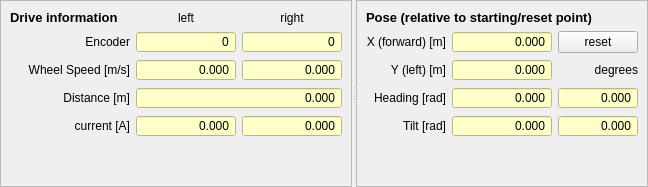
           <widget class="QSplitter" name="splitter_8">
            <property name="orientation">
             <enum>Qt::Horizontal</enum>
            </property>
            <widget class="QFrame" name="frame_9">
             <property name="frameShape">
              <enum>QFrame::StyledPanel</enum>
             </property>
             <property name="frameShadow">
              <enum>QFrame::Sunken</enum>
             </property>
             <layout class="QGridLayout" name="gridLayout_14">
              <item row="0" column="0">
               <widget class="QLabel" name="label_33">
                <property name="font">
                 <font>
                  <pointsize>10</pointsize>
                  <weight>75</weight>
                  <bold>true</bold>
                 </font>
                </property>
                <property name="text">
                 <string>Drive information</string>
                </property>
               </widget>
              </item>
              <item row="0" column="1">
               <widget class="QLabel" name="label_35">
                <property name="text">
                 <string>left</string>
                </property>
                <property name="alignment">
                 <set>Qt::AlignCenter</set>
                </property>
                <property name="buddy">
                 <cstring>robot_wheel_radius_left</cstring>
                </property>
               </widget>
              </item>
              <item row="0" column="2">
               <widget class="QLabel" name="label_34">
                <property name="text">
                 <string>right</string>
                </property>
                <property name="alignment">
                 <set>Qt::AlignCenter</set>
                </property>
                <property name="buddy">
                 <cstring>robot_wheel_radius_right</cstring>
                </property>
               </widget>
              </item>
              <item row="1" column="0">
               <widget class="QLabel" name="label_22">
                <property name="text">
                 <string>Encoder</string>
                </property>
                <property name="alignment">
                 <set>Qt::AlignRight|Qt::AlignTrailing|Qt::AlignVCenter</set>
                </property>
               </widget>
              </item>
              <item row="1" column="1">
               <widget class="QSpinBox" name="robot_enc_left">
                <property name="minimumSize">
                 <size>
                  <width>100</width>
                  <height>0</height>
                 </size>
                </property>
                <property name="styleSheet">
                 <string notr="true">background-color: rgb(255, 255, 200);</string>
                </property>
                <property name="alignment">
                 <set>Qt::AlignRight|Qt::AlignTrailing|Qt::AlignVCenter</set>
                </property>
                <property name="readOnly">
                 <bool>true</bool>
                </property>
                <property name="buttonSymbols">
                 <enum>QAbstractSpinBox::NoButtons</enum>
                </property>
                <property name="minimum">
                 <number>-2147483647</number>
                </property>
                <property name="maximum">
                 <number>2147483647</number>
                </property>
               </widget>
              </item>
              <item row="1" column="2">
               <widget class="QSpinBox" name="robot_enc_right">
                <property name="minimumSize">
                 <size>
                  <width>100</width>
                  <height>0</height>
                 </size>
                </property>
                <property name="styleSheet">
                 <string notr="true">background-color: rgb(255, 255, 200);</string>
                </property>
                <property name="alignment">
                 <set>Qt::AlignRight|Qt::AlignTrailing|Qt::AlignVCenter</set>
                </property>
                <property name="readOnly">
                 <bool>true</bool>
                </property>
                <property name="buttonSymbols">
                 <enum>QAbstractSpinBox::NoButtons</enum>
                </property>
                <property name="minimum">
                 <number>-2147483647</number>
                </property>
                <property name="maximum">
                 <number>2147483647</number>
                </property>
               </widget>
              </item>
              <item row="2" column="0">
               <widget class="QLabel" name="label_25">
                <property name="minimumSize">
                 <size>
                  <width>120</width>
                  <height>0</height>
                 </size>
                </property>
                <property name="text">
                 <string>Wheel Speed [m/s]</string>
                </property>
                <property name="alignment">
                 <set>Qt::AlignRight|Qt::AlignTrailing|Qt::AlignVCenter</set>
                </property>
                <property name="buddy">
                 <cstring>robot_wheel_vel_left</cstring>
                </property>
               </widget>
              </item>
              <item row="2" column="1">
               <widget class="QDoubleSpinBox" name="robot_wheel_vel_left">
                <property name="minimumSize">
                 <size>
                  <width>100</width>
                  <height>0</height>
                 </size>
                </property>
                <property name="styleSheet">
                 <string notr="true">background-color: rgb(255, 255, 200);</string>
                </property>
                <property name="locale">
                 <locale language="C" country="AnyCountry"/>
                </property>
                <property name="alignment">
                 <set>Qt::AlignRight|Qt::AlignTrailing|Qt::AlignVCenter</set>
                </property>
                <property name="readOnly">
                 <bool>true</bool>
                </property>
                <property name="buttonSymbols">
                 <enum>QAbstractSpinBox::NoButtons</enum>
                </property>
                <property name="decimals">
                 <number>3</number>
                </property>
                <property name="minimum">
                 <double>-100000.000000000000000</double>
                </property>
                <property name="maximum">
                 <double>100000.000000000000000</double>
                </property>
               </widget>
              </item>
              <item row="2" column="2">
               <widget class="QDoubleSpinBox" name="robot_wheel_vel_right">
                <property name="minimumSize">
                 <size>
                  <width>100</width>
                  <height>0</height>
                 </size>
                </property>
                <property name="styleSheet">
                 <string notr="true">background-color: rgb(255, 255, 200);</string>
                </property>
                <property name="locale">
                 <locale language="C" country="AnyCountry"/>
                </property>
                <property name="alignment">
                 <set>Qt::AlignRight|Qt::AlignTrailing|Qt::AlignVCenter</set>
                </property>
                <property name="readOnly">
                 <bool>true</bool>
                </property>
                <property name="buttonSymbols">
                 <enum>QAbstractSpinBox::NoButtons</enum>
                </property>
                <property name="decimals">
                 <number>3</number>
                </property>
                <property name="minimum">
                 <double>-100000.000000000000000</double>
                </property>
                <property name="maximum">
                 <double>100000.000000000000000</double>
                </property>
               </widget>
              </item>
              <item row="3" column="0">
               <widget class="QLabel" name="label_31">
                <property name="minimumSize">
                 <size>
                  <width>0</width>
                  <height>0</height>
                 </size>
                </property>
                <property name="text">
                 <string>Distance [m]</string>
                </property>
                <property name="alignment">
                 <set>Qt::AlignRight|Qt::AlignTrailing|Qt::AlignVCenter</set>
                </property>
               </widget>
              </item>
              <item row="3" column="1" colspan="2">
               <widget class="QDoubleSpinBox" name="robot_distance">
                <property name="styleSheet">
                 <string notr="true">background-color: rgb(255, 255, 200);</string>
                </property>
                <property name="locale">
                 <locale language="C" country="AnyCountry"/>
                </property>
                <property name="alignment">
                 <set>Qt::AlignRight|Qt::AlignTrailing|Qt::AlignVCenter</set>
                </property>
                <property name="readOnly">
                 <bool>true</bool>
                </property>
                <property name="buttonSymbols">
                 <enum>QAbstractSpinBox::NoButtons</enum>
                </property>
                <property name="decimals">
                 <number>3</number>
                </property>
                <property name="minimum">
                 <double>-999999.000000000000000</double>
                </property>
                <property name="maximum">
                 <double>999999.989999999990687</double>
                </property>
               </widget>
              </item>
              <item row="4" column="0">
               <widget class="QLabel" name="label_41">
                <property name="minimumSize">
                 <size>
                  <width>0</width>
                  <height>0</height>
                 </size>
                </property>
                <property name="text">
                 <string>current [A]</string>
                </property>
                <property name="alignment">
                 <set>Qt::AlignRight|Qt::AlignTrailing|Qt::AlignVCenter</set>
                </property>
               </widget>
              </item>
              <item row="4" column="1">
               <widget class="QDoubleSpinBox" name="robot_current_left">
                <property name="minimumSize">
                 <size>
                  <width>100</width>
                  <height>0</height>
                 </size>
                </property>
                <property name="styleSheet">
                 <string notr="true">background-color: rgb(255, 255, 200);</string>
                </property>
                <property name="locale">
                 <locale language="C" country="AnyCountry"/>
                </property>
                <property name="alignment">
                 <set>Qt::AlignRight|Qt::AlignTrailing|Qt::AlignVCenter</set>
                </property>
                <property name="readOnly">
                 <bool>true</bool>
                </property>
                <property name="buttonSymbols">
                 <enum>QAbstractSpinBox::NoButtons</enum>
                </property>
                <property name="decimals">
                 <number>3</number>
                </property>
                <property name="minimum">
                 <double>-100000.000000000000000</double>
                </property>
                <property name="maximum">
                 <double>100000.000000000000000</double>
                </property>
               </widget>
              </item>
              <item row="4" column="2">
               <widget class="QDoubleSpinBox" name="robot_current_right">
                <property name="minimumSize">
                 <size>
                  <width>100</width>
                  <height>0</height>
                 </size>
                </property>
                <property name="styleSheet">
                 <string notr="true">background-color: rgb(255, 255, 200);</string>
                </property>
                <property name="locale">
                 <locale language="C" country="AnyCountry"/>
                </property>
                <property name="alignment">
                 <set>Qt::AlignRight|Qt::AlignTrailing|Qt::AlignVCenter</set>
                </property>
                <property name="readOnly">
                 <bool>true</bool>
                </property>
                <property name="buttonSymbols">
                 <enum>QAbstractSpinBox::NoButtons</enum>
                </property>
                <property name="decimals">
                 <number>3</number>
                </property>
                <property name="minimum">
                 <double>-100000.000000000000000</double>
                </property>
                <property name="maximum">
                 <double>100000.000000000000000</double>
                </property>
               </widget>
              </item>
              <item row="5" column="1">
               <spacer name="verticalSpacer_8">
                <property name="orientation">
                 <enum>Qt::Vertical</enum>
                </property>
                <property name="sizeHint" stdset="0">
                 <size>
                  <width>20</width>
                  <height>40</height>
                 </size>
                </property>
               </spacer>
              </item>
             </layout>
            </widget>
            <widget class="QFrame" name="frame_3">
             <property name="sizePolicy">
              <sizepolicy hsizetype="Expanding" vsizetype="Minimum">
               <horstretch>0</horstretch>
               <verstretch>0</verstretch>
              </sizepolicy>
             </property>
             <property name="frameShape">
              <enum>QFrame::StyledPanel</enum>
             </property>
             <property name="frameShadow">
              <enum>QFrame::Sunken</enum>
             </property>
             <layout class="QGridLayout" name="gridLayout_4">
              <item row="1" column="2">
               <widget class="QPushButton" name="robot_pose_reset">
                <property name="toolTip">
                 <string notr="true">Reset robot pose and distance to 0.0</string>
                </property>
                <property name="text">
                 <string>reset</string>
                </property>
               </widget>
              </item>
              <item row="4" column="1">
               <widget class="QDoubleSpinBox" name="robot_tilt">
                <property name="styleSheet">
                 <string notr="true">background-color: rgb(255, 255, 200);</string>
                </property>
                <property name="locale">
                 <locale language="C" country="AnyCountry"/>
                </property>
                <property name="alignment">
                 <set>Qt::AlignRight|Qt::AlignTrailing|Qt::AlignVCenter</set>
                </property>
                <property name="readOnly">
                 <bool>true</bool>
                </property>
                <property name="buttonSymbols">
                 <enum>QAbstractSpinBox::NoButtons</enum>
                </property>
                <property name="decimals">
                 <number>3</number>
                </property>
                <property name="minimum">
                 <double>-999999.000000000000000</double>
                </property>
                <property name="maximum">
                 <double>999999.989999999990687</double>
                </property>
               </widget>
              </item>
              <item row="0" column="0" colspan="3">
               <widget class="QLabel" name="label_32">
                <property name="font">
                 <font>
                  <pointsize>10</pointsize>
                  <weight>75</weight>
                  <bold>true</bold>
                 </font>
                </property>
                <property name="text">
                 <string>Pose (relative to starting/reset point)</string>
                </property>
               </widget>
              </item>
              <item row="4" column="0">
               <widget class="QLabel" name="label_125">
                <property name="minimumSize">
                 <size>
                  <width>0</width>
                  <height>0</height>
                 </size>
                </property>
                <property name="text">
                 <string>Tilt [rad]</string>
                </property>
                <property name="alignment">
                 <set>Qt::AlignRight|Qt::AlignTrailing|Qt::AlignVCenter</set>
                </property>
               </widget>
              </item>
              <item row="1" column="1">
               <widget class="QDoubleSpinBox" name="robot_pose_x">
                <property name="minimumSize">
                 <size>
                  <width>100</width>
                  <height>0</height>
                 </size>
                </property>
                <property name="styleSheet">
                 <string notr="true">background-color: rgb(255, 255, 200);</string>
                </property>
                <property name="locale">
                 <locale language="C" country="AnyCountry"/>
                </property>
                <property name="alignment">
                 <set>Qt::AlignRight|Qt::AlignTrailing|Qt::AlignVCenter</set>
                </property>
                <property name="readOnly">
                 <bool>true</bool>
                </property>
                <property name="buttonSymbols">
                 <enum>QAbstractSpinBox::NoButtons</enum>
                </property>
                <property name="decimals">
                 <number>3</number>
                </property>
                <property name="minimum">
                 <double>-999999.000000000000000</double>
                </property>
                <property name="maximum">
                 <double>999999.989999999990687</double>
                </property>
               </widget>
              </item>
              <item row="3" column="2">
               <widget class="QDoubleSpinBox" name="robot_pose_h_2">
                <property name="styleSheet">
                 <string notr="true">background-color: rgb(255, 255, 200);</string>
                </property>
                <property name="locale">
                 <locale language="C" country="AnyCountry"/>
                </property>
                <property name="alignment">
                 <set>Qt::AlignRight|Qt::AlignTrailing|Qt::AlignVCenter</set>
                </property>
                <property name="readOnly">
                 <bool>true</bool>
                </property>
                <property name="buttonSymbols">
                 <enum>QAbstractSpinBox::NoButtons</enum>
                </property>
                <property name="decimals">
                 <number>3</number>
                </property>
                <property name="minimum">
                 <double>-999999.000000000000000</double>
                </property>
                <property name="maximum">
                 <double>999999.989999999990687</double>
                </property>
               </widget>
              </item>
              <item row="4" column="2">
               <widget class="QDoubleSpinBox" name="robot_tilt_2">
                <property name="styleSheet">
                 <string notr="true">background-color: rgb(255, 255, 200);</string>
                </property>
                <property name="locale">
                 <locale language="C" country="AnyCountry"/>
                </property>
                <property name="alignment">
                 <set>Qt::AlignRight|Qt::AlignTrailing|Qt::AlignVCenter</set>
                </property>
                <property name="readOnly">
                 <bool>true</bool>
                </property>
                <property name="buttonSymbols">
                 <enum>QAbstractSpinBox::NoButtons</enum>
                </property>
                <property name="decimals">
                 <number>3</number>
                </property>
                <property name="minimum">
                 <double>-999999.000000000000000</double>
                </property>
                <property name="maximum">
                 <double>999999.989999999990687</double>
                </property>
               </widget>
              </item>
              <item row="2" column="0">
               <widget class="QLabel" name="label_29">
                <property name="text">
                 <string>Y (left) [m]</string>
                </property>
                <property name="alignment">
                 <set>Qt::AlignRight|Qt::AlignTrailing|Qt::AlignVCenter</set>
                </property>
               </widget>
              </item>
              <item row="1" column="0">
               <widget class="QLabel" name="label_28">
                <property name="text">
                 <string>X (forward) [m]</string>
                </property>
                <property name="alignment">
                 <set>Qt::AlignRight|Qt::AlignTrailing|Qt::AlignVCenter</set>
                </property>
               </widget>
              </item>
              <item row="2" column="2">
               <widget class="QLabel" name="label_76">
                <property name="text">
                 <string>degrees</string>
                </property>
                <property name="alignment">
                 <set>Qt::AlignRight|Qt::AlignTrailing|Qt::AlignVCenter</set>
                </property>
               </widget>
              </item>
              <item row="3" column="1">
               <widget class="QDoubleSpinBox" name="robot_pose_h">
                <property name="styleSheet">
                 <string notr="true">background-color: rgb(255, 255, 200);</string>
                </property>
                <property name="locale">
                 <locale language="C" country="AnyCountry"/>
                </property>
                <property name="alignment">
                 <set>Qt::AlignRight|Qt::AlignTrailing|Qt::AlignVCenter</set>
                </property>
                <property name="readOnly">
                 <bool>true</bool>
                </property>
                <property name="buttonSymbols">
                 <enum>QAbstractSpinBox::NoButtons</enum>
                </property>
                <property name="decimals">
                 <number>3</number>
                </property>
                <property name="minimum">
                 <double>-999999.000000000000000</double>
                </property>
                <property name="maximum">
                 <double>999999.989999999990687</double>
                </property>
               </widget>
              </item>
              <item row="2" column="1">
               <widget class="QDoubleSpinBox" name="robot_pose_y">
                <property name="styleSheet">
                 <string notr="true">background-color: rgb(255, 255, 200);</string>
                </property>
                <property name="locale">
                 <locale language="C" country="AnyCountry"/>
                </property>
                <property name="alignment">
                 <set>Qt::AlignRight|Qt::AlignTrailing|Qt::AlignVCenter</set>
                </property>
                <property name="readOnly">
                 <bool>true</bool>
                </property>
                <property name="buttonSymbols">
                 <enum>QAbstractSpinBox::NoButtons</enum>
                </property>
                <property name="decimals">
                 <number>3</number>
                </property>
                <property name="minimum">
                 <double>-999999.000000000000000</double>
                </property>
                <property name="maximum">
                 <double>999999.989999999990687</double>
                </property>
               </widget>
              </item>
              <item row="3" column="0">
               <widget class="QLabel" name="label_30">
                <property name="text">
                 <string>Heading [rad]</string>
                </property>
                <property name="alignment">
                 <set>Qt::AlignRight|Qt::AlignTrailing|Qt::AlignVCenter</set>
                </property>
               </widget>
              </item>
              <item row="5" column="1">
               <spacer name="verticalSpacer_3">
                <property name="orientation">
                 <enum>Qt::Vertical</enum>
                </property>
                <property name="sizeHint" stdset="0">
                 <size>
                  <width>20</width>
                  <height>40</height>
                 </size>
                </property>
               </spacer>
              </item>
             </layout>
            </widget>
           </widget>
